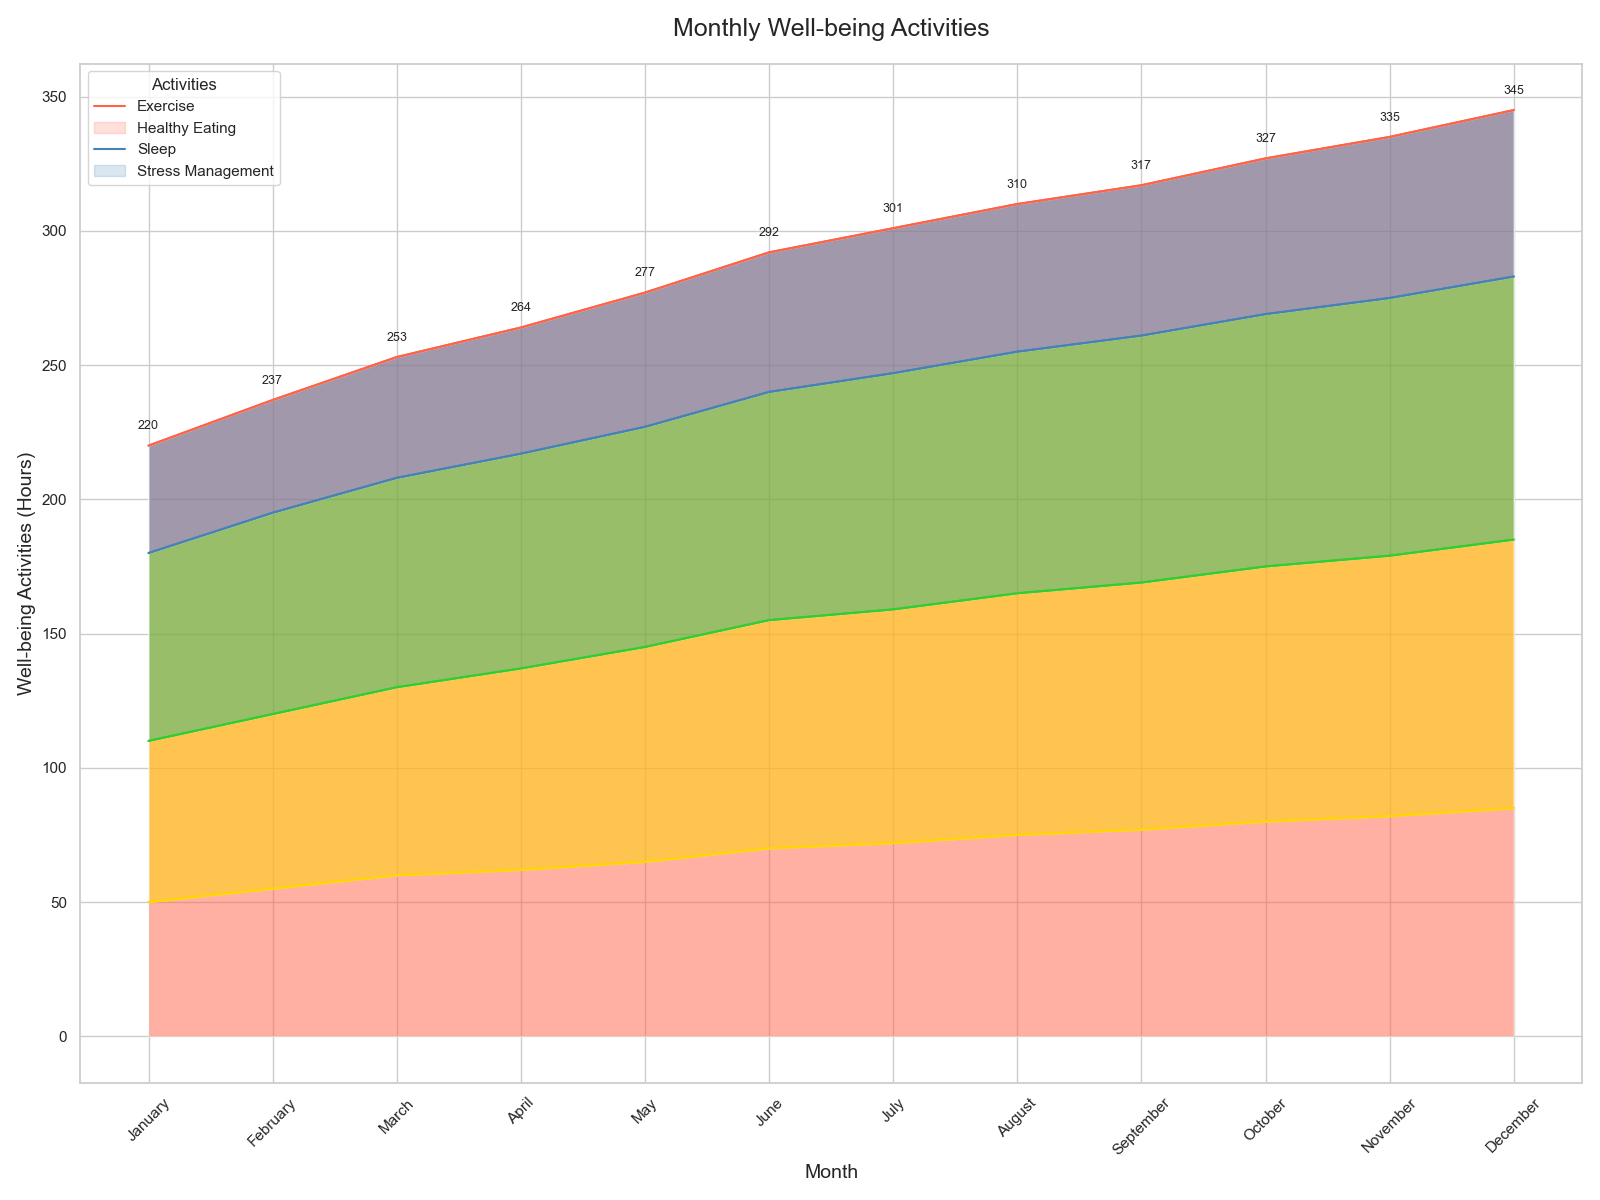

The Python source for this figure:

import pandas as pd
import seaborn as sns
import matplotlib.pyplot as plt

# Data in a Python dictionary
data = {
    'Month': ['January', 'February', 'March', 'April', 'May', 'June', 'July', 'August', 'September', 'October', 'November', 'December'],
    'Exercise': [50, 55, 60, 62, 65, 70, 72, 75, 77, 80, 82, 85],
    'Healthy Eating': [60, 65, 70, 75, 80, 85, 87, 90, 92, 95, 97, 100],
    'Sleep': [70, 75, 78, 80, 82, 85, 88, 90, 92, 94, 96, 98],
    'Stress Management': [40, 42, 45, 47, 50, 52, 54, 55, 56, 58, 60, 62]
}

# Create a DataFrame
df = pd.DataFrame(data)
df.index = df['Month']
df.drop('Month', axis=1, inplace=True)

# Plotting the stacked area chart
plt.figure(figsize=(16, 12))
pal = ['#FF6347', '#4682B4', '#32CD32', '#FFD700']

# Cumulate the values
df_cum = df.cumsum(axis=1)

# Plot the categories in reverse order
category_names = df.columns[::-1]
for i, column in enumerate(category_names):
    sns.lineplot(data=df_cum, x=df.index, y=column, color=pal[i])

# Fill the area between the lines
for i, column in enumerate(category_names):
    if i == 0:
        sns.lineplot(data=df_cum, x=df.index, y=column, color=pal[i])
        plt.fill_between(df.index, 0, df_cum[column], facecolor=pal[i], alpha=0.5)
    else:
        sns.lineplot(data=df_cum, x=df.index, y=column, color=pal[i])
        plt.fill_between(df.index, df_cum[category_names[i - 1]], df_cum[column], facecolor=pal[i], alpha=0.5)

# Add annotations
for i, value in enumerate(df_cum['Stress Management']):
    plt.text(i, value + 5, f"{value}", ha='center', va='bottom', fontsize=9)

# Customize the chart
plt.title('Monthly Well-being Activities', fontsize=18, pad=20)
plt.xticks(rotation=45)
plt.xlabel('Month', fontsize=14)
plt.ylabel('Well-being Activities (Hours)', fontsize=14)
plt.legend(title='Activities', labels=df.columns, loc='upper left')
plt.tight_layout()
plt.show()
